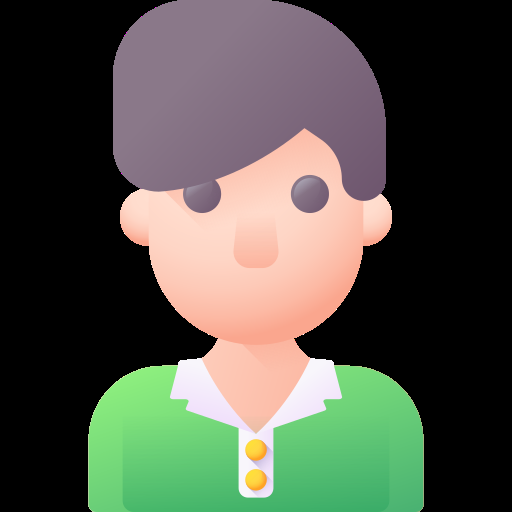
#> input picture media/2276400.png, 512 x 512 px
$ python -i userImage.py   (imports and definitions only)
#> lines starting #> are read from the running program, lines starting #| are printed output that depends on the picture
import cv2
import mediapipe as mp
from math import hypot


def bhabhi(person_image):

#> called with person_image = '../media/2276400.png'
    image = cv2.imread(person_image)
#> image is the input picture: shape (512, 512, 3); mean B, G, R 71.6, 82.8, 80.8

    #add background
    image = cv2.copyMakeBorder(
        image, 100, 100, 100, 100, cv2.BORDER_CONSTANT, value=[255, 255, 255])
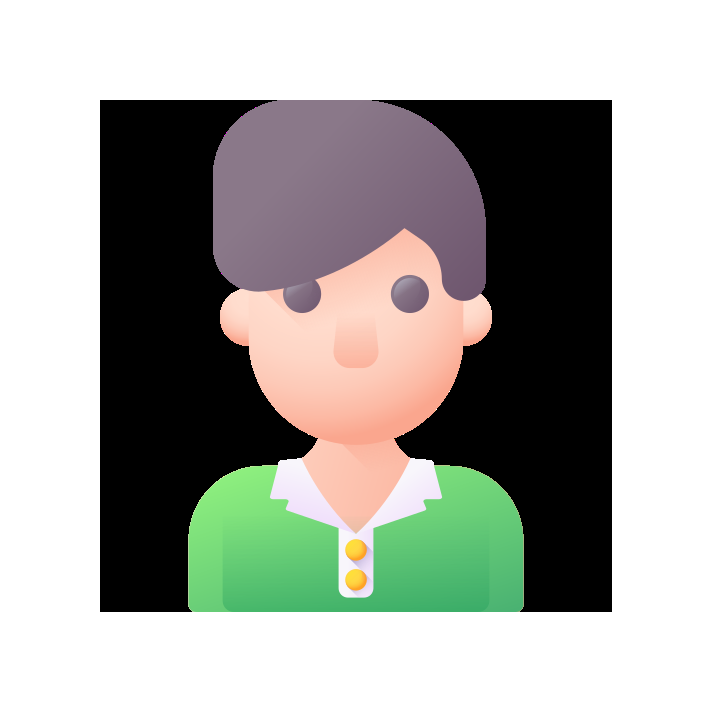
#> image: shape (712, 712, 3); mean B, G, R 160.1, 166, 164.9
    hair = cv2.imread("/home/dalbeer/Documents/filterr/Women-Hair-PNG-HD.png")

    #face mesh
    mp_face_mesh =  mp.solutions.face_mesh
#> (the run stopped early here; a loop or call above may not have finished)
